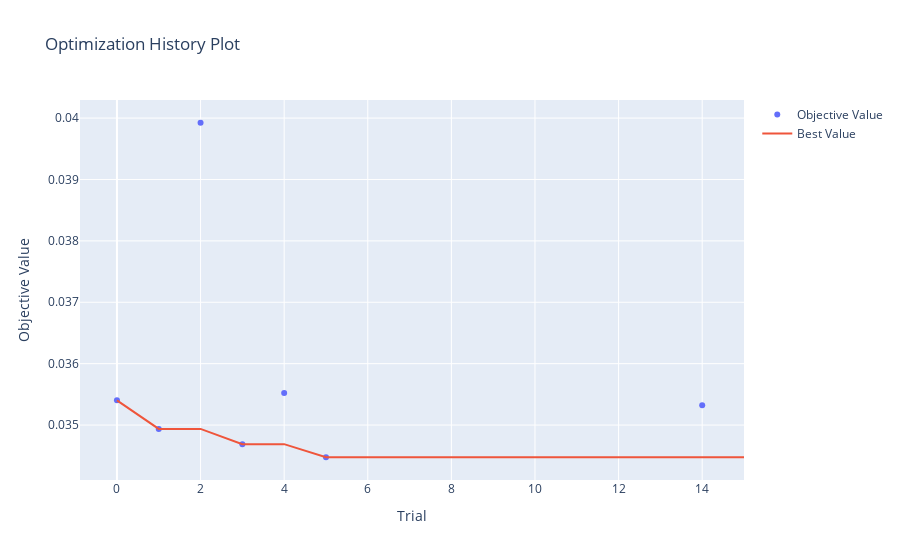

The cell this chart's notebook holds for it:
### Code cell
ov.plot_optimization_history(RandomForestRegressor_study)

### Figure 1 — Plotly figure (JSON) as saved in the notebook; plotly's stock layout.template omitted (floating-point values rounded to 4 significant figures)
{"data": [{"mode": "markers", "name": "Objective Value", "type": "scatter", "x": [0, 1, 2, 3, 4, 5, 14], "y": [0.0354, 0.03494, 0.03992, 0.03469, 0.03552, 0.03448, 0.03532]}, {"mode": "lines", "name": "Best Value", "type": "scatter", "x": [0, 1, 2, 3, 4, 5, 6, 7, 8, 9, 10, 11, 12, 13, 14, 15], "y": [0.0354, 0.03494, 0.03494, 0.03469, 0.03469, 0.03448, 0.03448, 0.03448, 0.03448, 0.03448, 0.03448, 0.03448, 0.03448, 0.03448, 0.03448, 0.03448]}, {"marker": {"color": "#cccccc"}, "mode": "markers", "name": "Infeasible Trial", "showlegend": false, "type": "scatter", "x": [], "y": []}], "layout": {"title": {"text": "Optimization History Plot"}, "xaxis": {"title": {"text": "Trial"}}, "yaxis": {"title": {"text": "Objective Value"}}}}
